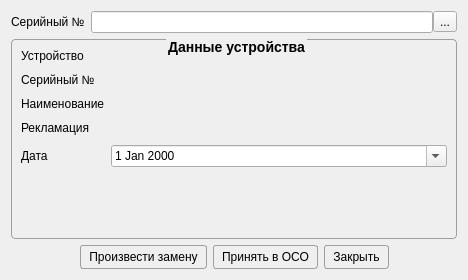
<?xml version="1.0" encoding="UTF-8"?>
<ui version="4.0">
 <class>AcceptRemontWindow</class>
 <widget class="QDialog" name="AcceptRemontWindow">
  <property name="geometry">
   <rect>
    <x>0</x>
    <y>0</y>
    <width>468</width>
    <height>280</height>
   </rect>
  </property>
  <property name="windowTitle">
   <string>Принять в ОСО</string>
  </property>
  <property name="styleSheet">
   <string notr="true">QGroupBox {
    border: 1px solid #9F9F9F;
    font-size: 14px;
    font-weight: 800;
    color: black;
    border-radius: 4px;
    margin-top: 2.5ex; 
    padding-top: 2ex;
}
QGroupBox::title {
    subcontrol-origin: margin;
    subcontrol-position: top center;
}


QPushButton {
    border-radius: 3px;
    border: 1px solid #9F9F9F;
	padding-left: 8px;
	padding-right: 8px;
	padding-top: 4px;
	padding-bottom: 4px;
}

QPushButton:hover { 
	background-color: white;
}

QPushButton:pressed {
background-color: LightGray;
    position: relative;
     top: 4px; left: 4px;
}

</string>
  </property>
  <layout class="QVBoxLayout" name="verticalLayout" stretch="0,1,0">
   <item>
    <layout class="QHBoxLayout" name="horizontalLayout_2">
     <item>
      <widget class="QLabel" name="label_4">
       <property name="text">
        <string>Серийный №</string>
       </property>
      </widget>
     </item>
     <item>
      <layout class="QHBoxLayout" name="horizontalLayout">
       <property name="spacing">
        <number>0</number>
       </property>
       <item>
        <widget class="QLineEdit" name="leNumber"/>
       </item>
       <item>
        <widget class="QToolButton" name="tbNumber">
         <property name="text">
          <string>...</string>
         </property>
        </widget>
       </item>
      </layout>
     </item>
    </layout>
   </item>
   <item>
    <widget class="QGroupBox" name="groupBox">
     <property name="title">
      <string>Данные устройства</string>
     </property>
     <layout class="QFormLayout" name="formLayout">
      <property name="verticalSpacing">
       <number>10</number>
      </property>
      <item row="0" column="0">
       <widget class="QLabel" name="label_2">
        <property name="text">
         <string>Устройство</string>
        </property>
       </widget>
      </item>
      <item row="0" column="1">
       <widget class="QLabel" name="lbDevice">
        <property name="font">
         <font>
          <bold>true</bold>
         </font>
        </property>
        <property name="text">
         <string/>
        </property>
       </widget>
      </item>
      <item row="1" column="0">
       <widget class="QLabel" name="label_6">
        <property name="text">
         <string>Серийный №</string>
        </property>
       </widget>
      </item>
      <item row="1" column="1">
       <widget class="QLabel" name="lbNumber">
        <property name="font">
         <font>
          <bold>true</bold>
         </font>
        </property>
        <property name="text">
         <string/>
        </property>
       </widget>
      </item>
      <item row="2" column="0">
       <widget class="QLabel" name="label_7">
        <property name="text">
         <string>Наименование</string>
        </property>
       </widget>
      </item>
      <item row="2" column="1">
       <widget class="QLabel" name="lbName">
        <property name="font">
         <font>
          <bold>true</bold>
         </font>
        </property>
        <property name="text">
         <string/>
        </property>
       </widget>
      </item>
      <item row="3" column="0">
       <widget class="QLabel" name="label">
        <property name="text">
         <string>Рекламация</string>
        </property>
       </widget>
      </item>
      <item row="3" column="1">
       <widget class="QLabel" name="lbClaim">
        <property name="font">
         <font>
          <bold>true</bold>
         </font>
        </property>
        <property name="text">
         <string/>
        </property>
       </widget>
      </item>
      <item row="4" column="0">
       <widget class="QLabel" name="label_3">
        <property name="text">
         <string>Дата</string>
        </property>
       </widget>
      </item>
      <item row="4" column="1">
       <widget class="QDateEdit" name="deDate">
        <property name="calendarPopup">
         <bool>true</bool>
        </property>
        <property name="timeSpec">
         <enum>Qt::TimeSpec::LocalTime</enum>
        </property>
       </widget>
      </item>
     </layout>
    </widget>
   </item>
   <item>
    <layout class="QHBoxLayout" name="horizontalLayout_3">
     <item>
      <spacer name="horizontalSpacer">
       <property name="orientation">
        <enum>Qt::Orientation::Horizontal</enum>
       </property>
       <property name="sizeHint" stdset="0">
        <size>
         <width>40</width>
         <height>20</height>
        </size>
       </property>
      </spacer>
     </item>
     <item>
      <widget class="QPushButton" name="pbExchange">
       <property name="text">
        <string>Произвести замену</string>
       </property>
      </widget>
     </item>
     <item>
      <widget class="QPushButton" name="pbApply">
       <property name="text">
        <string>Принять в ОСО</string>
       </property>
      </widget>
     </item>
     <item>
      <widget class="QPushButton" name="pbClose">
       <property name="text">
        <string>Закрыть</string>
       </property>
      </widget>
     </item>
     <item>
      <spacer name="horizontalSpacer_2">
       <property name="orientation">
        <enum>Qt::Orientation::Horizontal</enum>
       </property>
       <property name="sizeHint" stdset="0">
        <size>
         <width>40</width>
         <height>20</height>
        </size>
       </property>
      </spacer>
     </item>
    </layout>
   </item>
  </layout>
 </widget>
 <tabstops>
  <tabstop>leNumber</tabstop>
  <tabstop>deDate</tabstop>
  <tabstop>pbExchange</tabstop>
  <tabstop>pbApply</tabstop>
  <tabstop>tbNumber</tabstop>
 </tabstops>
 <resources/>
 <connections>
  <connection>
   <sender>pbClose</sender>
   <signal>clicked()</signal>
   <receiver>AcceptRemontWindow</receiver>
   <slot>reject()</slot>
   <hints>
    <hint type="sourcelabel">
     <x>353</x>
     <y>256</y>
    </hint>
    <hint type="destinationlabel">
     <x>233</x>
     <y>139</y>
    </hint>
   </hints>
  </connection>
 </connections>
</ui>
